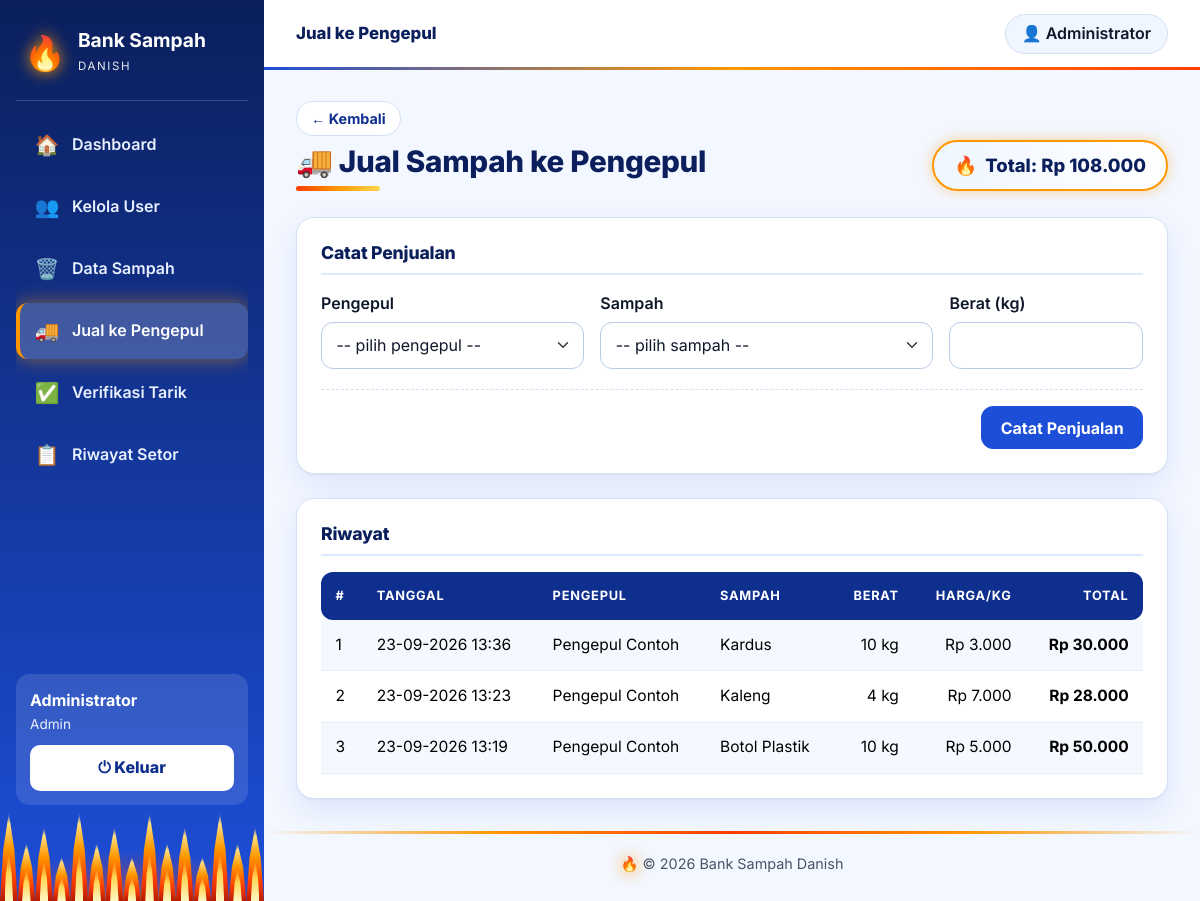
Screenshot of /jual_berasampah/index.php (signed in) with the database file from the repository.
### tables this page shows
CREATE TABLE `setor_pengepul` (
  `id_setor` int(11) NOT NULL,
  `id_pengepul` int(11) NOT NULL,
  `id_sampah` int(11) NOT NULL,
  `berat` decimal(12,2) NOT NULL,
  `harga_per_kg` decimal(12,2) NOT NULL,
  `total` decimal(12,2) NOT NULL,
  `tanggal` datetime NOT NULL DEFAULT current_timestamp()
);

CREATE TABLE `pengepul` (
  `id_pengepul` int(11) NOT NULL,
  `nama_pengepul` varchar(100) NOT NULL,
  `alamat` text DEFAULT NULL,
  `no_hp` varchar(20) DEFAULT NULL,
  `id_user` int(11) DEFAULT NULL
);

CREATE TABLE `sampah` (
  `id_sampah` int(11) NOT NULL,
  `nama_sampah` varchar(100) NOT NULL,
  `jenis` varchar(50) NOT NULL,
  `harga_per_kg` decimal(12,2) NOT NULL DEFAULT 0.00,
  `stok` decimal(12,2) NOT NULL DEFAULT 0.00
);

### jual_berasampah/index.php (the view, shortened to what this page needs)
<?php
require_once '../config/auth.php';
$id = (int)$_SESSION['id_user'];
$admin = $_SESSION['role'] === 'admin';
$base = "SELECT sp.*, s.nama_sampah, p.nama_pengepul FROM setor_pengepul sp
         JOIN sampah s ON s.id_sampah=sp.id_sampah JOIN pengepul p ON p.id_pengepul=sp.id_pengepul";
if ($admin) {
    $data = rows(q($koneksi, "$base ORDER BY sp.tanggal DESC"));
} else {
    $data = rows(q($koneksi, "$base WHERE p.id_user=? ORDER BY sp.tanggal DESC", 'i', $id));
}
$total = array_sum(array_column($data, 'total'));
include '../config/header.php'; ?>
<?php page_head($admin ? '🚚 Jual Sampah ke Pengepul' : '📦 Riwayat Pembelian', '../dashboard.php',
  '<div class="saldo">Total: ' . rupiah($total) . '</div>'); ?>
<?php if ($admin): ?>
<div class="card p-4 mb-4">
  <h5 class="card-h">Catat Penjualan</h5>
  <form method="post">
    <div class="row g-3">
      <div class="col-md-4"><label class="form-label">Pengepul</label><select name="id_pengepul" class="form-select" required>
        <option value="">-- pilih pengepul --</option>
      </select></div>
      <div class="col-md-5"><label class="form-label">Sampah</label><select name="id_sampah" class="form-select" required>
        <option value="">-- pilih sampah --</option>
      </select></div>
      <div class="col-md-3"><label class="form-label">Berat (kg)</label><input type="number" name="berat" min="0.01" step="0.01" class="form-control" required></div>
    </div>
    <div class="form-actions"><button class="btn btn-primary">Catat Penjualan</button></div>
  </form>
</div>
<?php endif; ?>
<div class="card p-4">
  <h5 class="card-h">Riwayat</h5>
  <div class="table-responsive">
  <table class="table table-striped align-middle mb-0">
    <thead><tr><th>#</th><th>Tanggal</th><th>Pengepul</th><th>Sampah</th><th class="text-end">Berat</th><th class="text-end">Harga/kg</th><th class="text-end">Total</th></tr></thead>
    <tbody>
    <?php foreach ($data as $i => $r): ?>
      <tr><td><?= $i + 1 ?></td><td><?= tgl($r['tanggal']) ?></td><td><?= h($r['nama_pengepul']) ?></td><td><?= h($r['nama_sampah']) ?></td>
        <td class="text-end"><?= kg($r['berat']) ?></td><td class="text-end"><?= rupiah($r['harga_per_kg']) ?></td><td class="text-end"><b><?= rupiah($r['total']) ?></b></td></tr>
    <?php endforeach; if (!$data): ?><tr><td colspan="7" class="text-center text-secondary py-4">Belum ada data.</td></tr><?php endif; ?>
    </tbody>
  </table>
  </div>
</div>
<?php include '../config/footer.php';

### config/header.php (shortened to what this page needs)
<?php
$role = $_SESSION['role'] ?? '';
$menu = [['dashboard.php', '🏠', 'Dashboard', 'dashboard']];
if (in_array($role, ['siswa', 'guru'], true)) {
    $menu[] = ['setor/index.php', '♻️', 'Setor Sampah', 'setor'];
    $menu[] = ['tarik_saldo/index.php', '💰', 'Tarik Saldo', 'tarik_saldo'];
    $menu[] = ['transaksi/index.php', '📋', 'Riwayat Setor', 'transaksi'];
} elseif ($role === 'admin') {
    $menu[] = ['user/index.php', '👥', 'Kelola User', 'user'];
    $menu[] = ['sampah/index.php', '🗑️', 'Data Sampah', 'sampah'];
    $menu[] = ['jual_berasampah/index.php', '🚚', 'Jual ke Pengepul', 'jual_berasampah'];
    $menu[] = ['tarik_saldo/index.php', '✅', 'Verifikasi Tarik', 'tarik_saldo'];
    $menu[] = ['transaksi/index.php', '📋', 'Riwayat Setor', 'transaksi'];
} elseif ($role === 'pengepul') {
    $menu[] = ['pengepul/index.php', '🚛', 'Stok Sampah', 'pengepul'];
    $menu[] = ['jual_berasampah/index.php', '📦', 'Riwayat Pembelian', 'jual_berasampah'];
}
$script = str_replace('\\', '/', $_SERVER['SCRIPT_NAME'] ?? '');
$aktif = function ($key) use ($script) {
    return basename($script) === 'dashboard.php' ? $key === 'dashboard' : strpos($script, '/' . $key . '/') !== false;
};
$judulBar = 'Bank Sampah Danish';
foreach ($menu as $m) if ($aktif($m[3])) $judulBar = $m[2];
$cssv = @filemtime(dirname(__DIR__) . '/assets/tema-api.css') ?: 1;
?><!doctype html>
<html lang="id">
<head>
<link href="https://cdn.jsdelivr.net/npm/bootstrap@5.3.3/dist/css/bootstrap.min.css" rel="stylesheet">
<link href="<?=BASE_URL?>assets/tema-api.css?v=<?=$cssv?>" rel="stylesheet">
</head>
<body>
<div class="app">
  <aside class="sidebar" id="sidebar">
    <div class="brand"><span class="fire-icon">🔥</span><div><b>Bank Sampah</b><small>Danish</small></div></div>
    <nav class="side-menu">
      <?php foreach ($menu as $m): ?>
        <a href="<?=BASE_URL . $m[0]?>" class="<?=$aktif($m[3]) ? 'active' : ''?>"><span class="ico"><?=$m[1]?></span><?=h($m[2])?></a>
      <?php endforeach; ?>
    </nav>
    <div class="side-user">
      <div class="nama"><?=h($_SESSION['nama'] ?? '')?></div>
      <div class="role"><?=h($role)?></div>
      <a class="btn-logout" href="<?=BASE_URL?>logout.php">⏻ Keluar</a>
    </div>
    <?=api(15)?>
  </aside>
  <div class="main">
    <header class="topbar">
      <span class="topbar-title"><?=h($judulBar)?></span>
      <span class="user-chip">👤 <?=h($_SESSION['nama'] ?? '')?></span>
      </header>
    <main class="content">

### config/auth.php (shortened to what this page needs)
<?php
function h($s) { return htmlspecialchars((string)$s, ENT_QUOTES, 'UTF-8'); }
function rupiah($n) { return 'Rp ' . number_format((float)$n, 0, ',', '.'); }
function kg($n) { return rtrim(rtrim(number_format((float)$n, 2, ',', '.'), '0'), ',') . ' kg'; }
function tgl($s) { return date('d-m-Y H:i', strtotime($s)); }
function q($k, $sql, $types = '', ...$p) {
    $st = mysqli_prepare($k, $sql);
    if (!mysqli_stmt_execute($st)) throw new Exception(mysqli_stmt_error($st));
    return $st;
}
function rows($st) {
    $r = mysqli_stmt_get_result($st);
    return $r ? mysqli_fetch_all($r, MYSQLI_ASSOC) : [];
}
function api($n = 40) { return '<div class="flame-bar" aria-hidden="true">' . str_repeat('<i></i>', $n) . '</div>'; }
function page_head($judul, $back = '../dashboard.php', $aksi = '') {
    echo '<div class="page-head"><div>';
    if ($back) echo '<a class="btn-back" href="' . h($back) . '">&larr; Kembali</a>';
    echo '<h1 class="page-title">' . $judul . '</h1></div>';
    if ($aksi) echo '<div class="page-actions">' . $aksi . '</div>';
    echo '</div>';
}

### config/footer.php (shortened to what this page needs)
    </main>
    <footer class="app-footer"><span class="fire-icon">🔥</span> &copy; <?=date('Y')?> Bank Sampah Danish</footer>
  </div>
</div>
</body>
</html>

### rows the page displays
setor_pengepul: tanggal "23-09-2026 13:36", id_pengepul.nama_pengepul "Pengepul Contoh", id_sampah.nama_sampah "Kardus", berat "10 kg", harga_per_kg "Rp 3.000", total "Rp 30.000"
setor_pengepul: tanggal "23-09-2026 13:23", id_pengepul.nama_pengepul "Pengepul Contoh", id_sampah.nama_sampah "Kaleng", berat "4 kg", harga_per_kg "Rp 7.000", total "Rp 28.000"
setor_pengepul: tanggal "23-09-2026 13:19", id_pengepul.nama_pengepul "Pengepul Contoh", id_sampah.nama_sampah "Botol Plastik", berat "10 kg", harga_per_kg "Rp 5.000", total "Rp 50.000"

### other values shown
$m[1] "🏠"
$m[2] "Dashboard"
$m[1] "👥"
$m[2] "Kelola User"
$m[1] "🗑️"
$m[2] "Data Sampah"
$m[1] "🚚"
$m[2] "Jual ke Pengepul"
$m[1] "✅"
$m[2] "Verifikasi Tarik"
$m[1] "📋"
$m[2] "Riwayat Setor"
$_SESSION['nama'] "Administrator"
$role "Admin"
$judulBar "Jual ke Pengepul"
